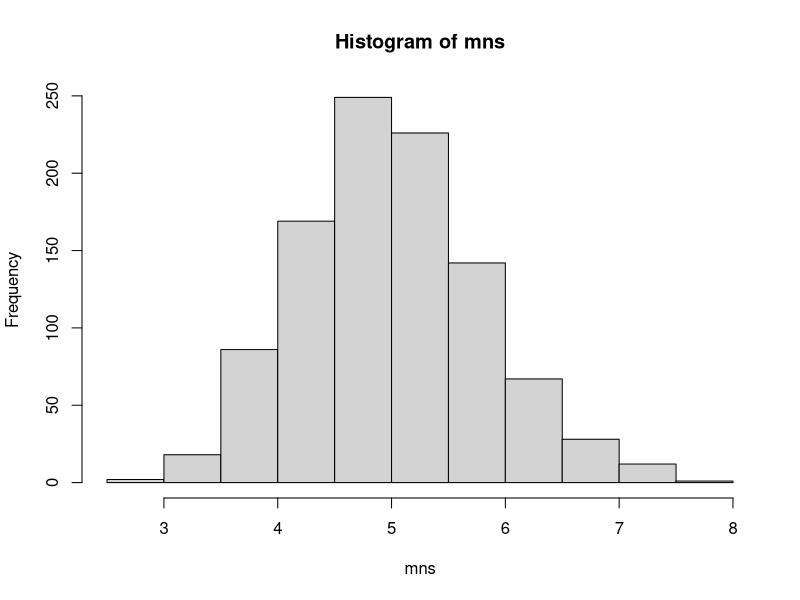
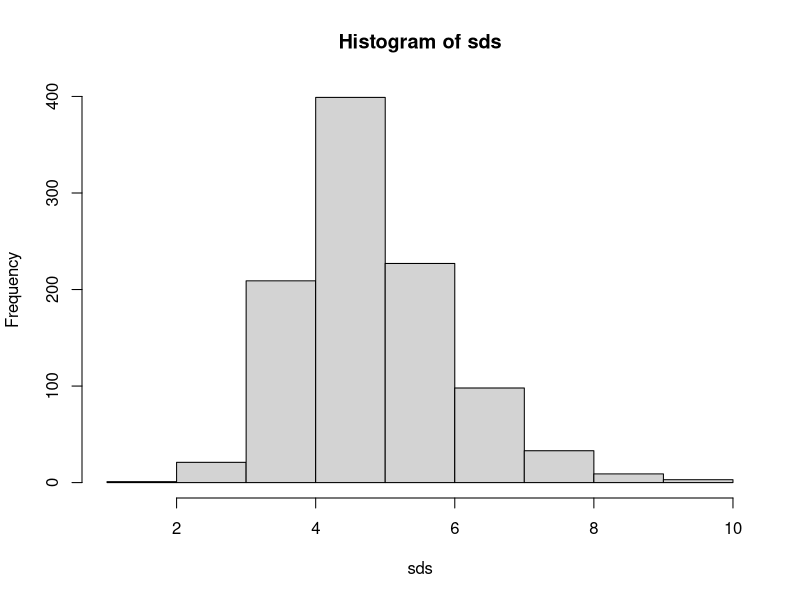

Reproduce these figures in R, in order.
## ---- chunk 1
lambda = 0.2
## ---- chunk 2
exponentialMean = exponentialSd = 1/lambda
## ---- chunk 3
numberOfDistributionSamples = 40
## ---- chunk 4
numberOfParameterSamples = 1000
## ---- chunk 5
numberOfDistributionSamples
## ---- chunk 6
mns = NULL
for (i in 1 : numberOfParameterSamples) mns = c(mns, mean(rexp(numberOfDistributionSamples,lambda)))
hist(mns)
realMean=1/lambda
sampleMean=mean(mns)
differenceBetweenSampleAndTheoreticalMean=abs(exponentialMean-sampleMean)
## ---- chunk 7
sds = NULL
for (i in 1 : numberOfParameterSamples) sds = c(sds, sd(rexp(numberOfDistributionSamples,lambda)))
hist(sds)
sampleMean=mean(sds)
differenceBetweenSampleAndTheoreticalSd=abs(exponentialSd-sampleMean)
